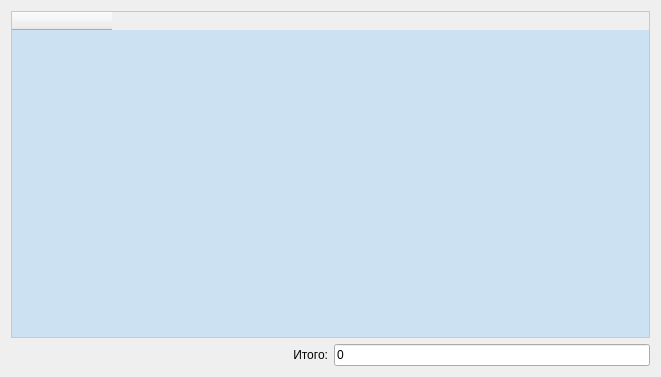
<?xml version="1.0" encoding="UTF-8"?>
<ui version="4.0">
 <class>Form</class>
 <widget class="QWidget" name="Form">
  <property name="geometry">
   <rect>
    <x>0</x>
    <y>0</y>
    <width>661</width>
    <height>377</height>
   </rect>
  </property>
  <property name="windowTitle">
   <string>Интерактивный чек</string>
  </property>
  <property name="windowIcon">
   <iconset>
    <normaloff>cheque.png</normaloff>cheque.png</iconset>
  </property>
  <layout class="QVBoxLayout" name="verticalLayout">
   <item>
    <widget class="QTableWidget" name="table">
     <property name="styleSheet">
      <string notr="true">#table {
	background-color: rgba(65, 173, 255, 0.2);
}</string>
     </property>
     <property name="sizeAdjustPolicy">
      <enum>QAbstractScrollArea::AdjustToContents</enum>
     </property>
     <property name="textElideMode">
      <enum>Qt::ElideMiddle</enum>
     </property>
     <column>
      <property name="text">
       <string/>
      </property>
     </column>
    </widget>
   </item>
   <item>
    <layout class="QHBoxLayout" name="horizontalLayout">
     <item>
      <widget class="QLabel" name="text">
       <property name="text">
        <string>Итого:</string>
       </property>
       <property name="alignment">
        <set>Qt::AlignRight|Qt::AlignTrailing|Qt::AlignVCenter</set>
       </property>
      </widget>
     </item>
     <item>
      <widget class="QLineEdit" name="output">
       <property name="sizePolicy">
        <sizepolicy hsizetype="Minimum" vsizetype="Fixed">
         <horstretch>0</horstretch>
         <verstretch>0</verstretch>
        </sizepolicy>
       </property>
       <property name="text">
        <string>0</string>
       </property>
       <property name="readOnly">
        <bool>true</bool>
       </property>
       <property name="clearButtonEnabled">
        <bool>false</bool>
       </property>
      </widget>
     </item>
    </layout>
   </item>
  </layout>
 </widget>
 <resources/>
 <connections/>
</ui>
